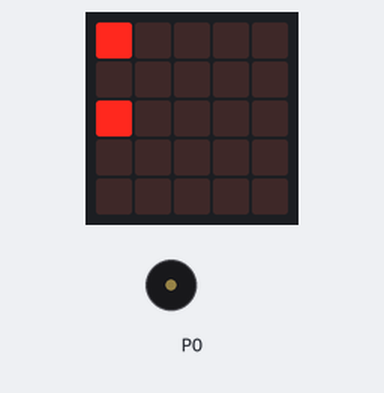
Recording of a program running on a simulated BBC micro:bit (MakeCode). On the bench: the board's 5×5 LED display, buzzer (waves = sounding). Dim RGB values are drawn brighter than linear.

Above: at 0.29 s.
At 0.78 s:
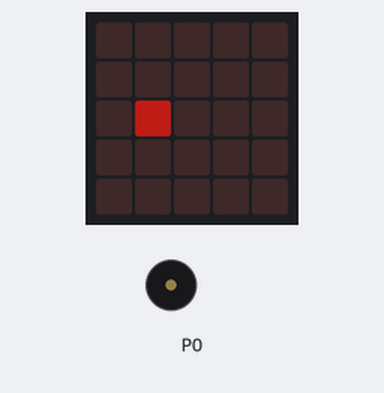
At 1.28 s:
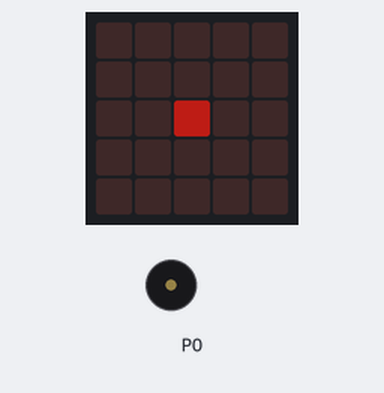
At 1.79 s:
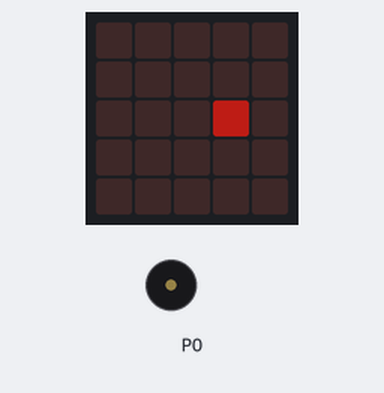
Timing chart, 0 to 40.0 s (numbered marks = the images above):
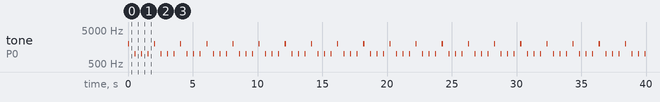

The program:

main.ts
```typescript
/**
 * Musical Metronome
 */

//% color=#3366CC icon="\uf001"
//% block="Metronome"
namespace metronome {

    const FIRST_BEAT_EVENT = 9001
    const OTHER_BEAT_EVENT = 9002

    let running = false
    let sessionId = 0

    let currentBeat = 0
    let currentBpm = 120

    let ledEnabled = true

    // prvá doba
    let accentFrequency = 2000

    // ostatné doby
    let beatFrequency = 1000

    /**
     * Start metronome
     */
    //% block="start metronome BPM %bpm beats %beats note %noteValue"
    //% bpm.min=20
    //% bpm.max=400
    //% bpm.defl=120
    //% beats.min=1
    //% beats.max=16
    //% beats.defl=4
    export function start(
        bpm: number,
        beats: number,
        noteValue: NoteValue
    ): void {

        stop()

        if (bpm < 1)
            bpm = 1

        if (beats < 1)
            beats = 1

        currentBpm = bpm

        running = true
        sessionId++

        let mySession = sessionId

        control.inBackground(function () {

            while (
                running &&
                mySession == sessionId
            ) {

                let quarter =
                    60000 / bpm

                let duration =
                    quarter *
                    (4 / noteValue)

                for (
                    let beat = 1;
                    beat <= beats;
                    beat++
                ) {

                    if (
                        !running ||
                        mySession != sessionId
                    ) {
                        return
                    }

                    currentBeat = beat

                    if (beat == 1) {

                        control.raiseEvent(
                            FIRST_BEAT_EVENT,
                            1
                        )

                    } else {

                        control.raiseEvent(
                            OTHER_BEAT_EVENT,
                            1
                        )
                    }

                    if (ledEnabled) {

                        basic.clearScreen()

                        let x =
                            (beat - 1) % 5

                        if (beat == 1) {

                            led.plotBrightness(
                                x,
                                2,
                                255
                            )

                        } else {

                            led.plotBrightness(
                                x,
                                2,
                                80
                            )
                        }
                    }

                    if (beat == 1) {

                        music.playTone(
                            accentFrequency,
                            80
                        )

                        basic.pause(
                            Math.max(
                                1,
                                duration - 80
                            )
                        )

                    } else {

                        music.playTone(
                            beatFrequency,
                            40
                        )

                        basic.pause(
                            Math.max(
                                1,
                                duration - 40
                            )
                        )
                    }
                }
            }
        })
    }

    /**
     * Stop metronome
     */
    //% block="stop metronome"
    export function stop(): void {

        running = false
        sessionId++

        music.stopAllSounds()

        basic.clearScreen()
    }

    /**
     * Restart metronome
     */
    //% block="restart metronome BPM %bpm beats %beats note %noteValue"
    export function restart(
        bpm: number,
        beats: number,
        noteValue: NoteValue
    ): void {

        stop()

        basic.pause(50)

        start(
            bpm,
            beats,
            noteValue
        )
    }

    /**
     * Current BPM
     */
    //% block="current BPM"
    export function getCurrentBpm(): number {

        return currentBpm
    }

    /**
     * Current Beat
     */
    //% block="current beat"
    export function getCurrentBeat(): number {

        return currentBeat
    }

    /**
     * Metronome running
     */
    //% block="metronome running"
    export function isRunning(): boolean {

        return running
    }

    /**
     * Enable LED beat display
     */
    //% block="set LED metronome %enabled"
    export function setLedDisplay(
        enabled: boolean
    ): void {

        ledEnabled = enabled

        if (!enabled) {
            basic.clearScreen()
        }
    }

    /**
     * Set accent frequency
     */
    //% block="set accent frequency %hz"
    //% hz.min=100
    //% hz.max=5000
    //% hz.defl=2000
    export function setAccentFrequency(
        hz: number
    ): void {

        accentFrequency = hz
    }

    /**
     * Set beat frequency
     */
    //% block="set beat frequency %hz"
    //% hz.min=100
    //% hz.max=5000
    //% hz.defl=1000
    export function setBeatFrequency(
        hz: number
    ): void {

        beatFrequency = hz
    }

    /**
     * On first beat
     */
    //% block="on first beat"
    //% blockAllowMultiple=1
    export function onFirstBeat(
        handler: () => void
    ): void {

        control.onEvent(
            FIRST_BEAT_EVENT,
            1,
            handler
        )
    }

    /**
     * On other beat
     */
    //% block="on other beat"
    //% blockAllowMultiple=1
    export function onOtherBeat(
        handler: () => void
    ): void {

        control.onEvent(
            OTHER_BEAT_EVENT,
            1,
            handler
        )
    }
}
```

enums.ts
```typescript
namespace metronome {

    export enum NoteValue {

        //% block="whole note (1)"
        Whole = 1,

        //% block="half note (2)"
        Half = 2,

        //% block="quarter note (4)"
        Quarter = 4,

        //% block="eighth note (8)"
        Eighth = 8,

        //% block="sixteenth note (16)"
        Sixteenth = 16
    }
}
```

test.ts
```typescript
metronome.start(
    120,
    4,
    metronome.NoteValue.Quarter
)

metronome.onFirstBeat(function () {

    led.plot(0, 0)

})

metronome.onOtherBeat(function () {

    led.unplot(0, 0)

})
```

Measured:
- by itself, tone on P0: repeats every 2.0 s: silent 0.43 s, 3 × (1000 Hz 0.04 s, silent 0.47 s), 2000 Hz 0.08 s
- what the display in image 1 shows lasts 0.5 s, from 0.5 s to 1.0 s
